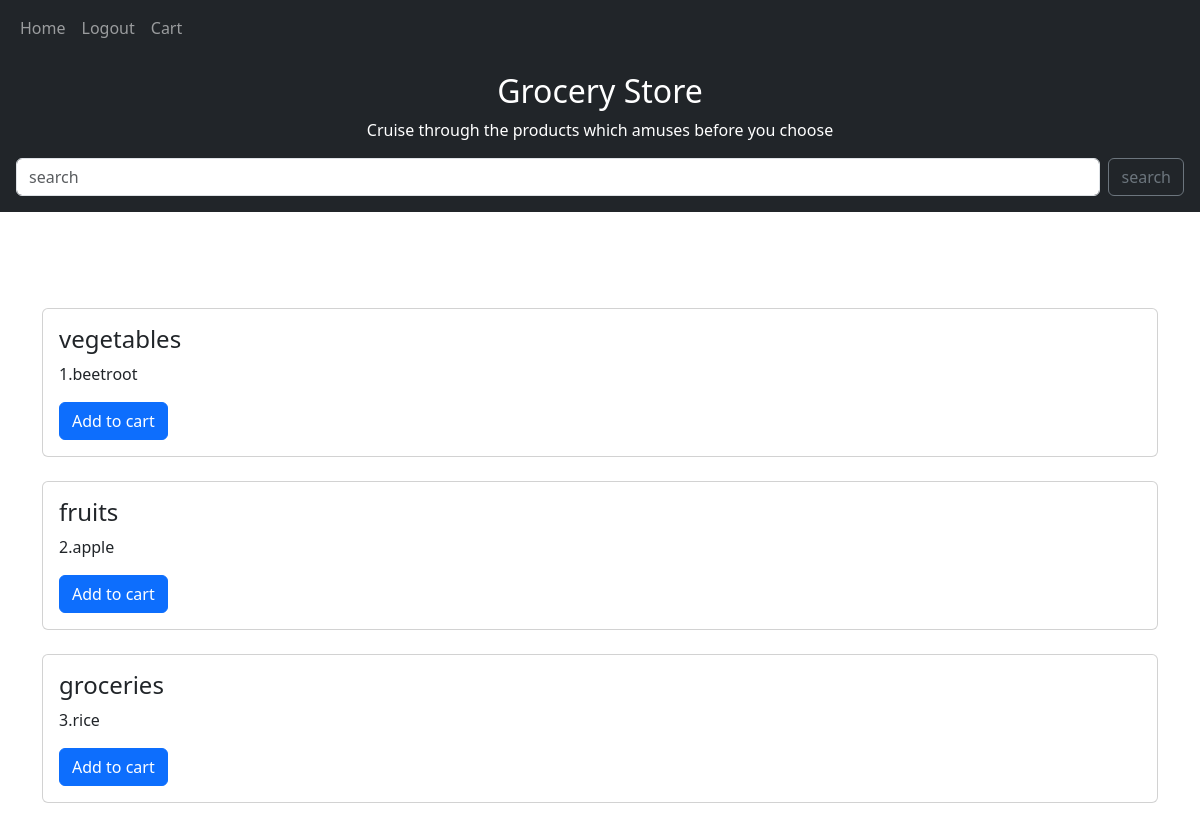
The page / (signed in) on the database as committed earlier.
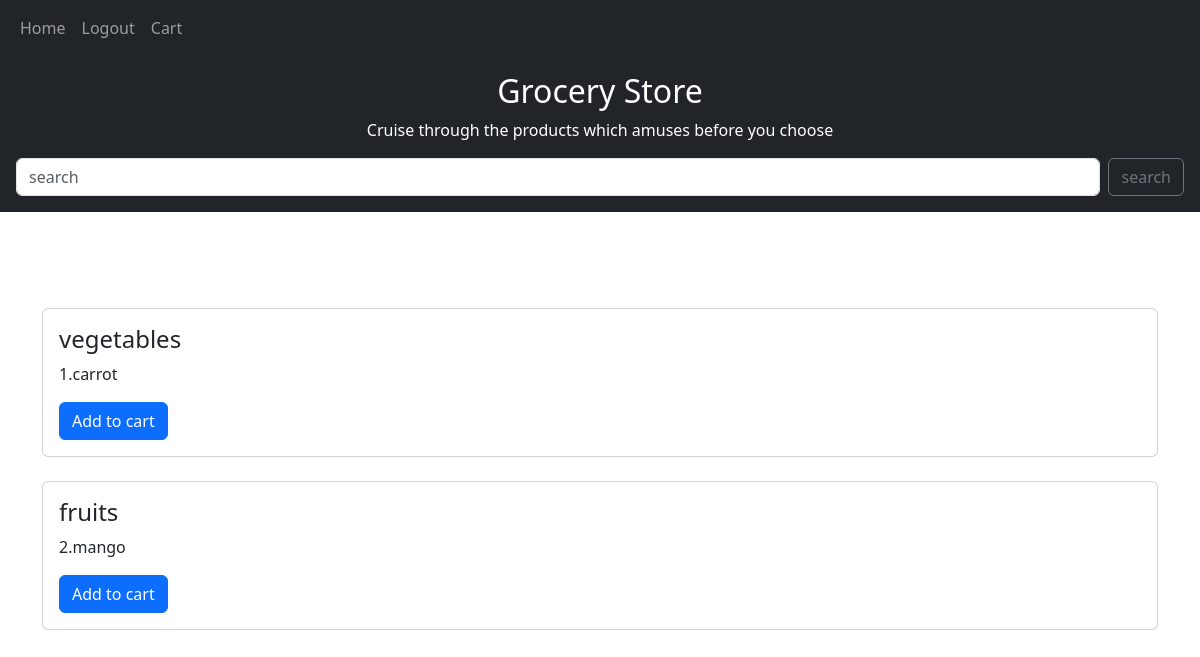
The same page on the database as committed later.
### app.py (models this page shows, shortened)
class Categories(db.Model,UserMixin):
    category_id=db.Column(db.Integer, primary_key=True, nullable=False)
    type=db.Column(db.String, nullable=False)

class Product(db.Model,UserMixin):
    product_id=db.Column(db.Integer, primary_key=True, nullable=False)
    product_name=db.Column(db.String,nullable=False)
    price=db.Column(db.Integer, nullable=False)
    quantity=db.Column(db.Integer,nullable=False)
    unit=db.Column(db.String,nullable=False)
    category_id=db.Column(db.Integer, db.ForeignKey("categories.category_id"))

### app.py (the view, shortened to what this page needs)
@app.route('/', methods=['GET','POST'])
@login_required
def home():
    selected_category = None
    search_query=request.args.get('search_query')
    if search_query:
        products=Product.query.filter_by(product_name=search_query).all()
    else:
        products= Product.query.all()
    all_c=Categories.query.all()
    all_p=Product.query.all()
    all_data=zip(all_c,all_p)
    return render_template("home.html", all_data=all_data, user = current_user, selected_category=selected_category)

### app.py (called while the page is built)
@login_manager.user_loader
def load_user(id):
    return User.query.get(int(id)) #get() is similar to filter_by() but instead here it will by default only look for the primary key variable

### templates/home.html (shortened to what this page needs)
{%extends "base.html"%}
{%block content%}
<div class="container-fluid p-3 bg-dark text-white text-center">
    <h2>Grocery Store</h2>
    <p>Cruise through the products which amuses before you choose<p>
    <form class="d-flex" method="GET" action="{{url_for('search')}}">
        <input
            class="form-control me-2"
            type="search"
            placeholder="search"
            aria-label="search"
            name="search_query">
            <button class="btn btn-outline-secondary" type="submit">search</button>
    </form>
</div>
<div class="container mt-5">
<br>
<br>
    {% for c,p in all_data %}
        <div class="card">
          <div class="card-body">
            <h4 class="card-title">{{c.type}} </h4>
            <p class="card-text">{{c.category_id}}.{{p.product_name}} </p>
            <form method="post" action="/">
                <button type="submit" class="btn btn-primary">Add to cart</button>
            </form>
          </div>
        </div>
        <br>
    {%endfor%}
</div>
{%endblock%}

Rows that differ between the two databases and show on the page:
removed Categories: type "groceries", category_id "3", product_name "rice"
changed through a linked row, Categories "vegetables": product_name "beetroot" → "carrot"
changed through a linked row, Categories "fruits": product_name "apple" → "mango"
